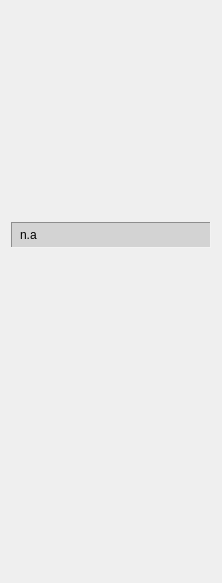
<?xml version="1.0" encoding="UTF-8"?>
<ui version="4.0">
 <class>myFrame</class>
 <widget class="QFrame" name="myFrame">
  <property name="geometry">
   <rect>
    <x>0</x>
    <y>0</y>
    <width>218</width>
    <height>583</height>
   </rect>
  </property>
  <property name="windowTitle">
   <string>Frame</string>
  </property>
  <property name="styleSheet">
   <string notr="true"/>
  </property>
  <property name="frameShape">
   <enum>QFrame::Shape::NoFrame</enum>
  </property>
  <property name="frameShadow">
   <enum>QFrame::Shadow::Plain</enum>
  </property>
  <layout class="QVBoxLayout" name="verticalLayout">
   <item>
    <widget class="QLabel" name="label_2">
     <property name="sizePolicy">
      <sizepolicy hsizetype="Fixed" vsizetype="Fixed">
       <horstretch>0</horstretch>
       <verstretch>0</verstretch>
      </sizepolicy>
     </property>
     <property name="minimumSize">
      <size>
       <width>150</width>
       <height>205</height>
      </size>
     </property>
     <property name="maximumSize">
      <size>
       <width>150</width>
       <height>205</height>
      </size>
     </property>
     <property name="autoFillBackground">
      <bool>false</bool>
     </property>
     <property name="styleSheet">
      <string notr="true">background-color:transparent;padding:5px</string>
     </property>
     <property name="frameShape">
      <enum>QFrame::Shape::NoFrame</enum>
     </property>
     <property name="frameShadow">
      <enum>QFrame::Shadow::Plain</enum>
     </property>
     <property name="text">
      <string/>
     </property>
    </widget>
   </item>
   <item>
    <widget class="QLabel" name="versionLabel">
     <property name="minimumSize">
      <size>
       <width>200</width>
       <height>0</height>
      </size>
     </property>
     <property name="maximumSize">
      <size>
       <width>200</width>
       <height>16777215</height>
      </size>
     </property>
     <property name="styleSheet">
      <string notr="true">background-color:lightgrey;padding:5px</string>
     </property>
     <property name="frameShape">
      <enum>QFrame::Shape::Panel</enum>
     </property>
     <property name="frameShadow">
      <enum>QFrame::Shadow::Sunken</enum>
     </property>
     <property name="text">
      <string>n.a</string>
     </property>
    </widget>
   </item>
   <item>
    <spacer name="verticalSpacer">
     <property name="orientation">
      <enum>Qt::Orientation::Vertical</enum>
     </property>
     <property name="sizeHint" stdset="0">
      <size>
       <width>20</width>
       <height>40</height>
      </size>
     </property>
    </spacer>
   </item>
  </layout>
 </widget>
 <resources/>
 <connections/>
</ui>
